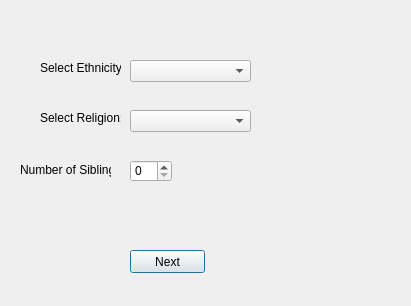
<?xml version="1.0" encoding="UTF-8"?>
<ui version="4.0">
 <class>Dialog_2</class>
 <widget class="QDialog" name="Dialog_2">
  <property name="geometry">
   <rect>
    <x>0</x>
    <y>0</y>
    <width>411</width>
    <height>306</height>
   </rect>
  </property>
  <property name="windowTitle">
   <string>Dialog</string>
  </property>
  <widget class="QLabel" name="label">
   <property name="geometry">
    <rect>
     <x>40</x>
     <y>60</y>
     <width>81</width>
     <height>16</height>
    </rect>
   </property>
   <property name="text">
    <string>Select Ethnicity:</string>
   </property>
  </widget>
  <widget class="QComboBox" name="comboBox">
   <property name="geometry">
    <rect>
     <x>130</x>
     <y>60</y>
     <width>121</width>
     <height>22</height>
    </rect>
   </property>
   <item>
    <property name="text">
     <string/>
    </property>
   </item>
   <item>
    <property name="text">
     <string>Asian</string>
    </property>
   </item>
   <item>
    <property name="text">
     <string>African American</string>
    </property>
   </item>
   <item>
    <property name="text">
     <string>Caucasian</string>
    </property>
   </item>
   <item>
    <property name="text">
     <string>Hispanic</string>
    </property>
   </item>
   <item>
    <property name="text">
     <string>Jewish</string>
    </property>
   </item>
   <item>
    <property name="text">
     <string>Other Middle-Eastern</string>
    </property>
   </item>
  </widget>
  <widget class="QPushButton" name="pushButton">
   <property name="geometry">
    <rect>
     <x>130</x>
     <y>250</y>
     <width>75</width>
     <height>23</height>
    </rect>
   </property>
   <property name="text">
    <string>Next</string>
   </property>
  </widget>
  <widget class="QLabel" name="label_2">
   <property name="geometry">
    <rect>
     <x>40</x>
     <y>110</y>
     <width>81</width>
     <height>16</height>
    </rect>
   </property>
   <property name="text">
    <string>Select Religion:</string>
   </property>
  </widget>
  <widget class="QComboBox" name="comboBox_2">
   <property name="geometry">
    <rect>
     <x>130</x>
     <y>110</y>
     <width>121</width>
     <height>22</height>
    </rect>
   </property>
   <item>
    <property name="text">
     <string/>
    </property>
   </item>
   <item>
    <property name="text">
     <string>Athiesm</string>
    </property>
   </item>
   <item>
    <property name="text">
     <string>Buddhism</string>
    </property>
   </item>
   <item>
    <property name="text">
     <string>Catholicism</string>
    </property>
   </item>
   <item>
    <property name="text">
     <string>Christianity</string>
    </property>
   </item>
   <item>
    <property name="text">
     <string>Hinduism</string>
    </property>
   </item>
   <item>
    <property name="text">
     <string>Islam</string>
    </property>
   </item>
   <item>
    <property name="text">
     <string>Mormonism</string>
    </property>
   </item>
   <item>
    <property name="text">
     <string>Sikhism</string>
    </property>
   </item>
  </widget>
  <widget class="QLabel" name="label_3">
   <property name="geometry">
    <rect>
     <x>20</x>
     <y>160</y>
     <width>91</width>
     <height>20</height>
    </rect>
   </property>
   <property name="text">
    <string>Number of Siblings:</string>
   </property>
  </widget>
  <widget class="QSpinBox" name="spinBox">
   <property name="geometry">
    <rect>
     <x>130</x>
     <y>160</y>
     <width>42</width>
     <height>22</height>
    </rect>
   </property>
  </widget>
  <widget class="QLabel" name="label_4">
   <property name="geometry">
    <rect>
     <x>280</x>
     <y>60</y>
     <width>101</width>
     <height>16</height>
    </rect>
   </property>
   <property name="text">
    <string/>
   </property>
  </widget>
  <widget class="QLabel" name="label_5">
   <property name="geometry">
    <rect>
     <x>280</x>
     <y>110</y>
     <width>101</width>
     <height>16</height>
    </rect>
   </property>
   <property name="text">
    <string/>
   </property>
  </widget>
  <widget class="QLabel" name="label_6">
   <property name="geometry">
    <rect>
     <x>110</x>
     <y>200</y>
     <width>81</width>
     <height>16</height>
    </rect>
   </property>
   <property name="text">
    <string/>
   </property>
  </widget>
 </widget>
 <resources/>
 <connections/>
</ui>
